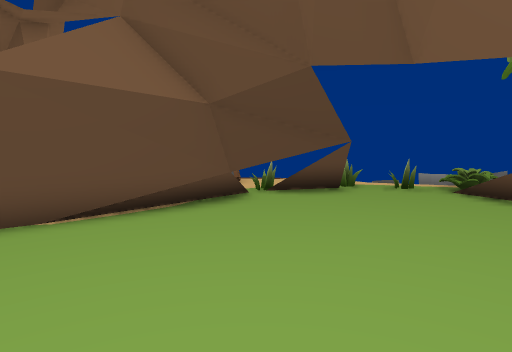
View 1 (above)

12 first-person views from a walk through a Unity game level. The camera is 1.4 m above the floor, tilts 6° down and sees 75° across. The floor is counted in squares, 1 m on a side. Each view is taken from the middle of a square. On the plan, view 1 faces up. The plan holds only what a view shows up to about 15 squares ahead; the rest is blank. The place goes on beyond the plan. Some animated figures are not drawn.

View 2
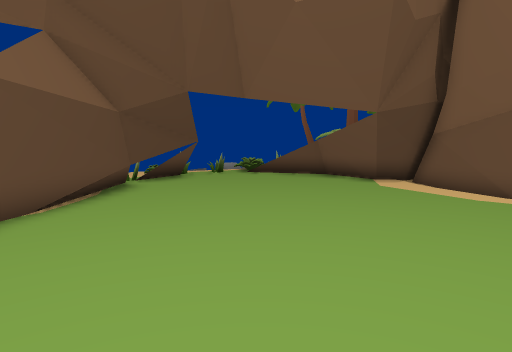

View 3
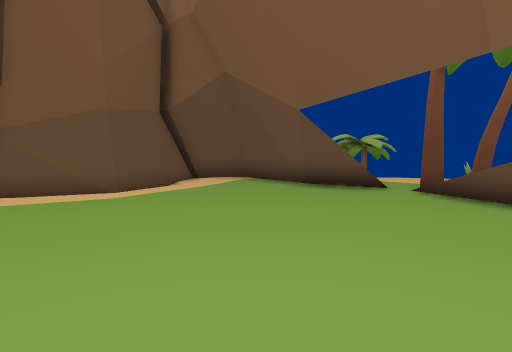

View 4
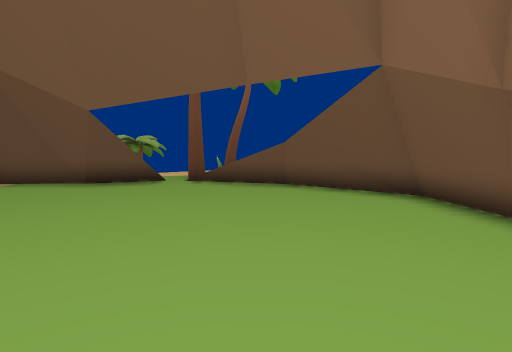

View 5
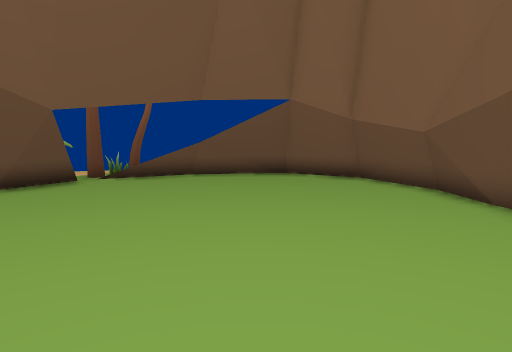

View 6
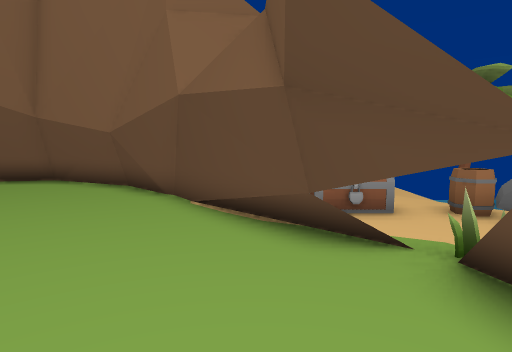

View 7
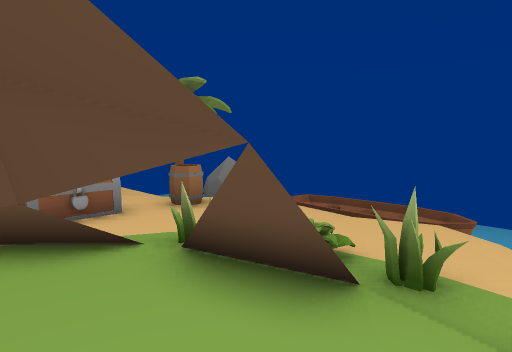

View 8
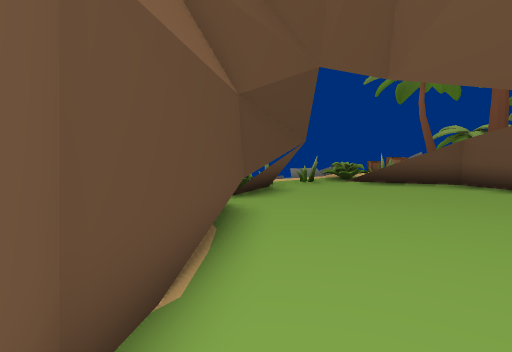

View 9
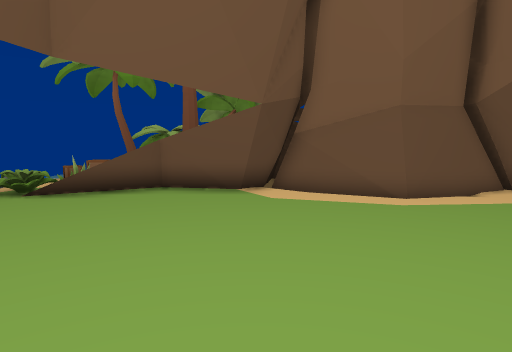

View 10
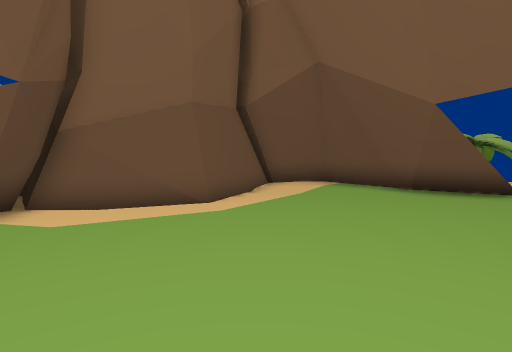

View 11
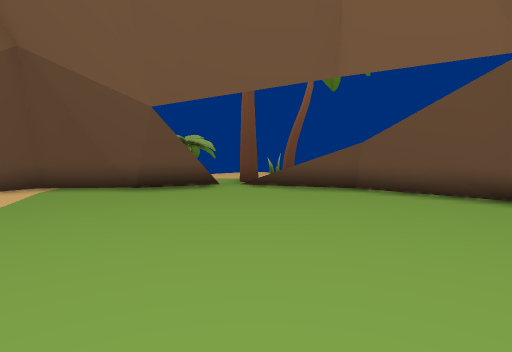

View 12
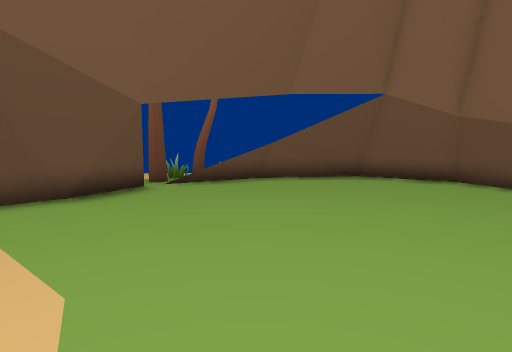

### Floor plan
Points are (right, up) in squares from view 1. A wall is a line through its corners. A room is listed if a view was taken in it or the views show most of it. See-through windows are left out.
Room 1 (views 1, 2, 3, 4, 5, 6, 7, 8, 9, 10, 11, 12)
walls: (-5.2, 3.6) (-6.1, 2.7) (-6.5, 1.7); (1.1, -4.8) (1.7, -4.6) (3.8, -5.3); (5.7, -0.6) (7.5, 2.3); (0.9, -5.1) (2, -4.7); (-5.9, 2.8) (-6.9, 0.1) (-6.5, -1.2); (0.8, -5.3) (2, -4.8) (3.5, -5.4) (5, -5.3) (6.5, -4.3); (6, 3.1) (6.2, 5.1) (6.3, 5.8) (5.7, 6.8); (-6.3, 2.2) (-7.1, -0.1) (-6.8, -0.9); (0.7, -5.6) (2, -5.1); (6.6, 2.4) (5.8, 3) (6, 5.6); (-0.6, 7.8) (-4.5, 4.9) (-5.9, 2.6); (-6.6, -1) (-6.3, -2.6) (-3.8, -4.9); (-6.9, -0.8) (-6.5, -2.9) (-4.3, -4.9); (-6.3, -2.4) (-4, -4.4); (-4.9, -4.5) (-4, -5.1) (-2.9, -5.4); (7.3, 2) (6.3, 2.6); (-7.2, -0.6) (-6.8, -2.9); (3.1, -5.7) (5.1, -5.5); (7.3, 2.2) (5.8, 3.3); (7.4, 2.3) (6.2, 3.3); (6.2, 5.5) (5.9, 6); (2.5, 8.3) (1.1, 8.1); (2.6, 8.5) (-0.9, 7.5); (5.7, -5) (6.7, -4.1); (2.6, 8.9) (1.7, 8.7); (6.9, -3.7) (5.9, -0.9) (7.5, 2.3); (6.8, -4.1) (5.7, -1)
low walls: (-4.8, 4.3) (-6.3, 2.9) (-7.3, 0.6); (5.7, -1) (6.3, 0.4); (2, -5.1) (3.4, -5.6); (6.2, 3.3) (6.3, 4.7); (-6.8, 1.5) (-7.4, -0.3) (-7.3, -0.7); (0.6, -5.8) (2.3, -5.2); (6.5, 3.3) (6.6, 4.2); (-0.4, 8.1) (-1.5, 7.1); (0.5, -6.1) (2.4, -5.4) (3.1, -5.7); (6.5, 4) (6.9, 5.7); (6.4, 4.5) (6.6, 5.7); (-7.3, 0.7) (-7.7, -0.2); (6.3, 4.8) (6.4, 5.5); (-7.3, 0) (-7, -0.9); (0.2, -6.4) (2.5, -5.6); (-7.4, -0.2) (-6.9, -3.1); (-0.4, 8.5) (-2.8, 6.1); (-5.8, -4) (-3.9, -5.4) (-2, -5.9); (-7.6, -0.4) (-7.1, -3.2); (7.6, 2.5) (6.8, 3.1); (-6.8, -2.9) (-4.8, -4.6); (5.1, -5.5) (6.1, -4.9); (2.5, 9.1) (1.4, 8.8); (5.6, -5.5) (6.9, -4.3)

Positions as (right, up) in squares from view 1, and headings:
1: (0, 0), facing up
2: (-5, -2), facing up-right
3: (-4, 3), facing down-right
4: (-3, 5), facing down
5: (4, 6), facing down-left
6: (4, 7), facing left
7: (4, 7), facing up-left
8: (-5, 3), facing up-right
9: (-3, 3), facing right
10: (-1, 4), facing down-right
11: (-1, 4), facing down
12: (5, 3), facing down-left
